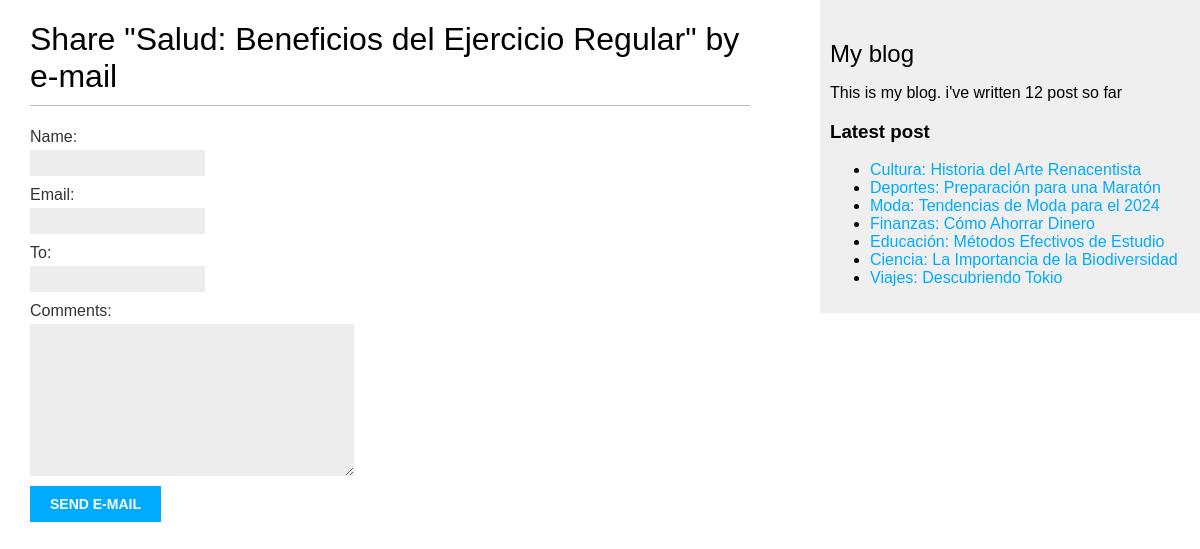
/blog/4/share/, run on the app's committed database.
### blog/models.py (models this page shows, shortened)
class Post(models.Model):
    class Status(models.TextChoices):
        DRAF = 'DF','Draft'
        PUBLISHED = 'PB', 'Published'
    title = models.CharField(max_length=250)
    slug = models.SlugField(max_length=250, unique_for_date='publish')
    author = models.ForeignKey(User,
                               on_delete=models.CASCADE,
                               related_name='blog_posts')
    body = models.TextField()
    publish = models.DateTimeField(default=timezone.now)
    created = models.DateTimeField(auto_now_add=True)
    updated = models.DateTimeField(auto_now=True)
    status = models.CharField(max_length=2,
                              choices=Status.choices,
                              default=Status.DRAF)
    tag = TaggableManager()
    objects = models.Manager() # The default manager.
    published = PublishedManager() # Our custom manager.
    class Meta:
        ordering = ['-publish']
        indexes = [
            models.Index(fields=['-publish']),
        ]
    def get_absolute_url(self):
        return reverse('blog:post_detail', args=[self.publish.year,
                                                 self.publish.month,
                                                 self.publish.day,
                                                 self.slug])

### blog/views.py (the view)
# urls.py: path('<int:post_id>/share/', views.post_share, name='post_share'),
def post_share(request, post_id):
    post = get_object_or_404(Post, id=post_id, status=Post.Status.PUBLISHED)
    sent = False
    if request.method == 'POST':
        form = EmailPostForm(request.POST)
        if form.is_valid():
            cd = form.cleaned_data
            post_url = request.build_absolute_uri(post.get_absolute_url())
            subject = '{} ({}) recommends you reading "{}"'.format(cd['name'], cd['email'], post.title)
            message = 'Read "{}" at {}\n\n{}\'s comments: {}'.format(post.title, post_url, cd['name'], cd['comments'])
            send_mail(subject, message, 'ingenierocivil.jmm@outlook.com',[cd['to'],'jesusmanuelv1989@gmail.com'])
            sent = True
    else:
        form = EmailPostForm()
    return render(request, 'blog/post/share.html', {'post': post,'form': form,'sent': sent})

### blog/forms.py
class EmailPostForm(forms.Form):
    name = forms.CharField(max_length=25)
    email = forms.EmailField()
    to = forms.EmailField()
    comments = forms.CharField(required=False, widget=forms.Textarea)

### blog/models.py (called while the page is built)
    def get_queryset(self):
        return super().get_queryset()\
            .filter(status=Post.Status.PUBLISHED)

### blog/templatetags/blog_tags.py (called while the page is built)
@register.simple_tag
def total_post():
    return Post.published.count()

@register.inclusion_tag('blog/post/latest_post.html')
def show_latest_post(count=5):
    latest_post = Post.published.order_by('-publish')[:count]
    return {'latest_post': latest_post}

### blog/templates/blog/post/share.html (shortened to what this page needs)
{% extends "blog/base.html" %}
{% block content %}
{% if sent %}
<h1>E-mail successfully sent</h1>
<p>
    "{{ post.title }}" was successfully sent to {{ cd.to }}.
</p>
{% else %}
<h1>Share "{{ post.title }}" by e-mail</h1>
<form action="." method="post">
    {{ form.as_p }}
    <input type="submit" value="Send e-mail">
</form>
{% endif %}
{% endblock %}

### blog/templates/blog/post/latest_post.html
<ul>
    {% for post in latest_post %}
    <li>
        <a href="{{ post.get_absolute_url }}">{{post.title}}</a>
    </li>
    {% endfor %}
</ul>

### blog/static/css/blog.css (style rules this page uses)
body { margin:0; padding:0; font-family:helvetica, sans-serif; }
a { color:#00abff; text-decoration:none; }
h1 { font-weight:normal; border-bottom:1px solid #bbb; padding:0 0 10px 0; }
label { float:left; clear:both; color:#333; margin-bottom:4px; }
input, textarea { clear:both; float:left; margin:0 0 10px; background:#ededed; border:0; padding:6px 10px; font-size:12px; }
input[type=submit] { font-weight:bold; background:#00abff; color:#fff; padding:10px 20px; font-size:14px; text-transform:uppercase; }

### data on the page
Post: title "Salud: Beneficios del Ejercicio Regular"
Post: title "Cultura: Historia del Arte Renacentista"
Post: title "Deportes: Preparación para una Maratón"
Post: title "Moda: Tendencias de Moda para el 2024"
Post: title "Finanzas: Cómo Ahorrar Dinero"
Post: title "Educación: Métodos Efectivos de Estudio"
Post: title "Ciencia: La Importancia de la Biodiversidad"
Post: title "Viajes: Descubriendo Tokio"
